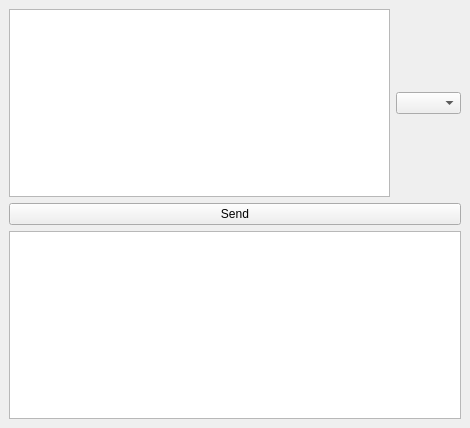
<?xml version="1.0" encoding="UTF-8"?>
<ui version="4.0">
 <class>MainWindow</class>
 <widget class="QMainWindow" name="MainWindow">
  <property name="geometry">
   <rect>
    <x>0</x>
    <y>0</y>
    <width>470</width>
    <height>428</height>
   </rect>
  </property>
  <property name="windowTitle">
   <string>App</string>
  </property>
  <widget class="QWidget" name="central_widget">
   <layout class="QVBoxLayout" name="verticalLayout_3">
    <item>
     <layout class="QVBoxLayout" name="verticalLayout_2">
      <item>
       <layout class="QHBoxLayout" name="horizontalLayout_7">
        <item>
         <widget class="QPlainTextEdit" name="message_field">
          <property name="font">
           <font>
            <family>JetBrains Mono</family>
           </font>
          </property>
          <property name="lineWrapMode">
           <enum>QPlainTextEdit::WidgetWidth</enum>
          </property>
         </widget>
        </item>
        <item>
         <layout class="QVBoxLayout" name="verticalLayout">
          <item>
           <widget class="QComboBox" name="language_selector">
            <item>
             <property name="text">
              <string/>
             </property>
            </item>
            <item>
             <property name="text">
              <string>日本語</string>
             </property>
            </item>
            <item>
             <property name="text">
              <string>中文</string>
             </property>
            </item>
            <item>
             <property name="text">
              <string>한국어</string>
             </property>
            </item>
           </widget>
          </item>
         </layout>
        </item>
       </layout>
      </item>
      <item>
       <widget class="QPushButton" name="send_button">
        <property name="focusPolicy">
         <enum>Qt::StrongFocus</enum>
        </property>
        <property name="toolTip">
         <string>Send message to VRChat Chatbox</string>
        </property>
        <property name="text">
         <string>Send</string>
        </property>
       </widget>
      </item>
      <item>
       <widget class="QPlainTextEdit" name="log_field">
        <property name="font">
         <font>
          <family>JetBrains Mono</family>
         </font>
        </property>
        <property name="focusPolicy">
         <enum>Qt::ClickFocus</enum>
        </property>
        <property name="undoRedoEnabled">
         <bool>false</bool>
        </property>
        <property name="lineWrapMode">
         <enum>QPlainTextEdit::NoWrap</enum>
        </property>
        <property name="readOnly">
         <bool>true</bool>
        </property>
        <property name="textInteractionFlags">
         <set>Qt::TextSelectableByKeyboard|Qt::TextSelectableByMouse</set>
        </property>
       </widget>
      </item>
     </layout>
    </item>
   </layout>
  </widget>
 </widget>
 <resources/>
 <connections/>
</ui>
